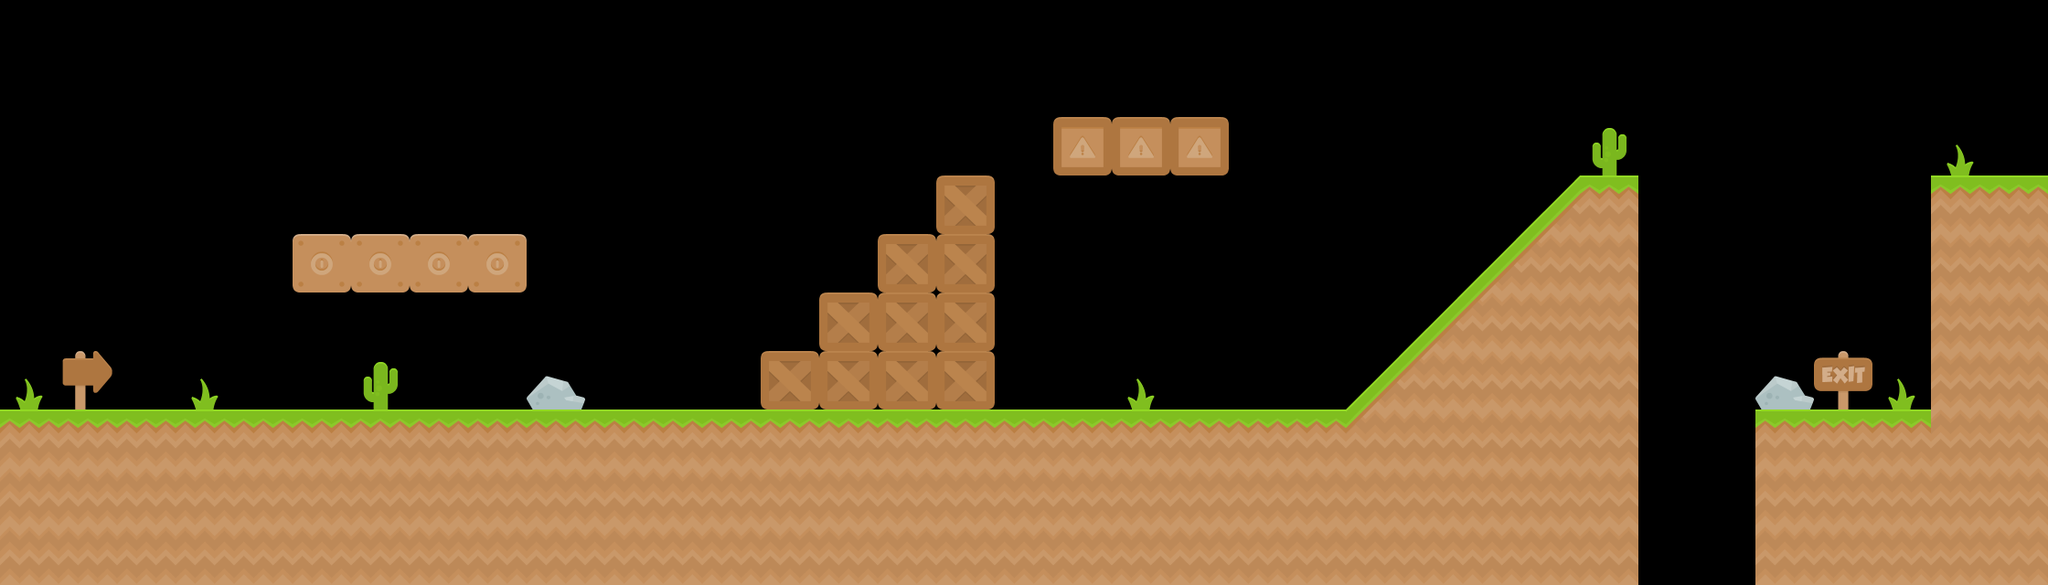

A 2D game scene composited from a Tiled map and its tileset images. What follows is a short description and the map's XML, with each tile layer's data collapsed to a summary:
An orthogonal 35x10 tile map with 64x64 px tiles, 1 tile layer (Tile Layer 1), 3 tilesets and 14 objects (backgroundImg1, backgroundImg2, backgroundImg3).

<map version="1.5" tiledversion="1.7.2" orientation="orthogonal" renderorder="right-down" width="35" height="10" tilewidth="64" tileheight="64" infinite="0" nextlayerid="7" nextobjectid="40">
 <tileset firstgid="1" source="spritesheet_ground.tsx" />
 <tileset firstgid="129" source="spritesheet_tiles.tsx" />
 <tileset firstgid="257" source="colored_grass.tsx" />
 <objectgroup id="6" name="background" visible="0">
  <object id="37" name="backgroundImg1" gid="257" x="0" y="640" width="1024" height="1024" />
  <object id="38" name="backgroundImg2" gid="257" x="1024" y="640" width="1024" height="1024" />
  <object id="39" name="backgroundImg3" gid="257" x="2048" y="640" width="1024" height="1024" />
 </objectgroup>
 <layer id="1" name="Tile Layer 1" width="35" height="10" locked="1">
  <data>[350 cells, 149 non-empty, 12 distinct tile ids]</data>
 </layer>
 <objectgroup id="4" name="objects">
  <object id="6" x="0" y="448">
   <polygon points="0,0 0,192 1792,192 1792,0" />
  </object>
  <object id="9" x="896" y="320">
   <polygon points="0,0 0,64 192,64 192,0" />
  </object>
  <object id="10" x="960" y="256">
   <polygon points="0,0 0,64 128,64 128,0" />
  </object>
  <object id="12" x="1152" y="128">
   <polygon points="0,0 0,64 192,64 192,0" />
  </object>
  <object id="13" x="1472" y="448">
   <polygon points="0,0 256,-256 256,0" />
  </object>
  <object id="14" x="1728" y="192">
   <polygon points="0,0 64,0 64,256 0,256" />
  </object>
  <object id="30" x="576" y="256">
   <polygon points="0,0 -256,0 -256,64 0,64" />
  </object>
  <object id="31" x="1024" y="192">
   <polygon points="0,0 0,64 64,64 64,0" />
  </object>
  <object id="32" x="832" y="384">
   <polygon points="0,0 0,64 256,64 256,0" />
  </object>
  <object id="33" x="1920" y="448">
   <polygon points="0,0 0,192 192,192 192,0" />
  </object>
  <object id="34" x="2112" y="640">
   <polygon points="0,0 128,0 128,-448 0,-448" />
  </object>
 </objectgroup>
</map>
